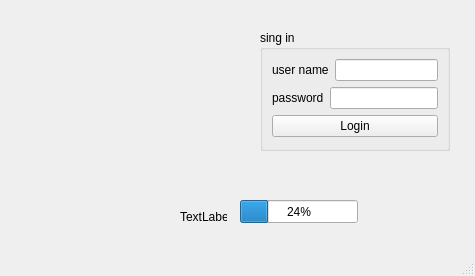
<?xml version="1.0" encoding="UTF-8"?>
<ui version="4.0">
 <class>MainWindow</class>
 <widget class="QMainWindow" name="MainWindow">
  <property name="geometry">
   <rect>
    <x>0</x>
    <y>0</y>
    <width>475</width>
    <height>276</height>
   </rect>
  </property>
  <property name="windowTitle">
   <string>MainWindow</string>
  </property>
  <widget class="QWidget" name="centralwidget">
   <widget class="QGroupBox" name="groupBox">
    <property name="geometry">
     <rect>
      <x>260</x>
      <y>30</y>
      <width>190</width>
      <height>121</height>
     </rect>
    </property>
    <property name="title">
     <string>sing in</string>
    </property>
    <layout class="QVBoxLayout" name="verticalLayout">
     <item>
      <layout class="QHBoxLayout" name="horizontalLayout_2">
       <item>
        <widget class="QLabel" name="label">
         <property name="text">
          <string>user name</string>
         </property>
        </widget>
       </item>
       <item>
        <widget class="QLineEdit" name="username"/>
       </item>
      </layout>
     </item>
     <item>
      <layout class="QHBoxLayout" name="horizontalLayout">
       <item>
        <widget class="QLabel" name="label_2">
         <property name="text">
          <string>password</string>
         </property>
        </widget>
       </item>
       <item>
        <widget class="QLineEdit" name="password">
         <property name="echoMode">
          <enum>QLineEdit::Password</enum>
         </property>
        </widget>
       </item>
      </layout>
     </item>
     <item>
      <widget class="QPushButton" name="log_in">
       <property name="text">
        <string>Login</string>
       </property>
      </widget>
     </item>
    </layout>
   </widget>
   <widget class="QLabel" name="label_pic">
    <property name="geometry">
     <rect>
      <x>20</x>
      <y>30</y>
      <width>191</width>
      <height>141</height>
     </rect>
    </property>
    <property name="text">
     <string/>
    </property>
   </widget>
   <widget class="QLabel" name="label_3">
    <property name="geometry">
     <rect>
      <x>180</x>
      <y>210</y>
      <width>47</width>
      <height>13</height>
     </rect>
    </property>
    <property name="text">
     <string>TextLabel</string>
    </property>
   </widget>
   <widget class="QProgressBar" name="progressBar">
    <property name="geometry">
     <rect>
      <x>240</x>
      <y>200</y>
      <width>118</width>
      <height>23</height>
     </rect>
    </property>
    <property name="value">
     <number>24</number>
    </property>
   </widget>
  </widget>
  <widget class="QMenuBar" name="menubar">
   <property name="geometry">
    <rect>
     <x>0</x>
     <y>0</y>
     <width>475</width>
     <height>20</height>
    </rect>
   </property>
  </widget>
  <widget class="QStatusBar" name="statusbar"/>
 </widget>
 <resources/>
 <connections/>
</ui>
